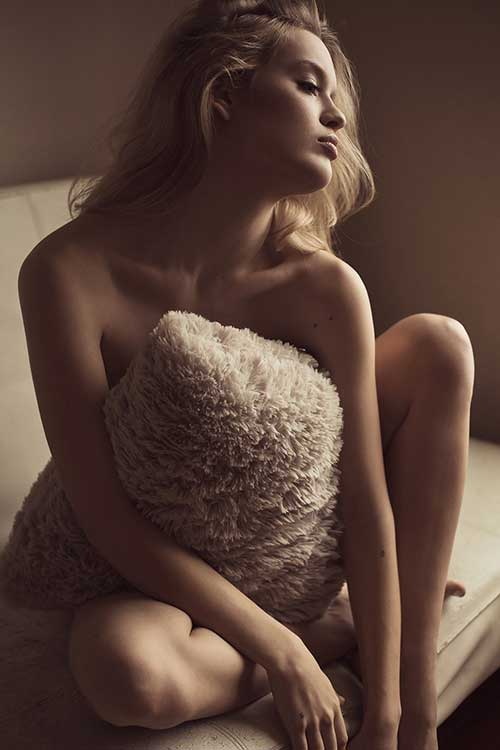
#> input picture np/om495t4.jpg, 500 x 750 px
$ python img1.py   (older library calls are emulated)
#> lines starting #> are read from the running program, lines starting #| are printed output that depends on the picture
import numpy as np
from scipy.misc import imread, imresize
import matplotlib.pyplot as plt

img = imread('om495t4.jpg')
#> img is the input picture: shape (750, 500, 3); mean R, G, B 89.3, 66, 57.1
print(img)
#> (printed output is left out)
img_tinted = img*[1, 0.9, 0.1]
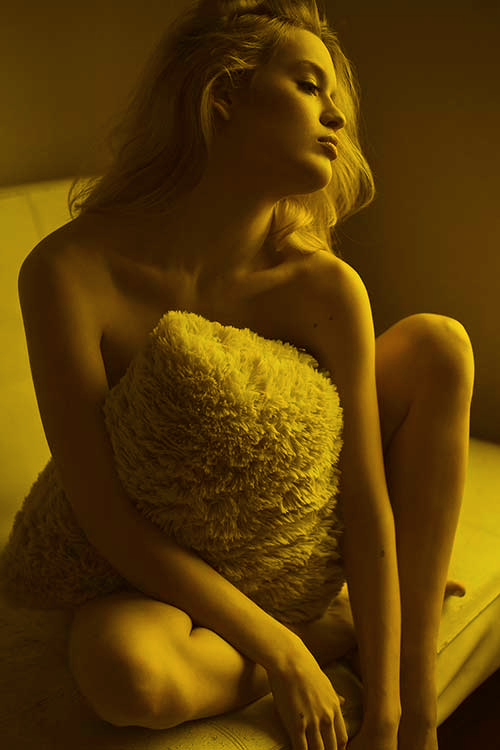
#> img_tinted: shape (750, 500, 3) float64; mean R, G, B 89.3, 59.4, 5.7
img_tinted = imresize(img_tinted, (100,50))
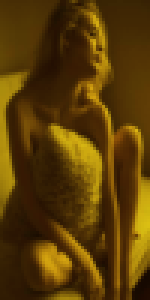
#> img_tinted: shape (100, 50, 3) (shown 3 times larger); mean R, G, B 89.3, 59.4, 5.8
plt.subplot(2,1,1)
plt.imshow(img)
plt.subplot(2,1,2)
plt.imshow(np.uint8(img_tinted))
plt.show()
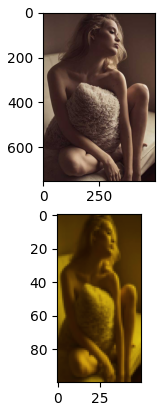
#> figure drawn by matplotlib, 2 panels
